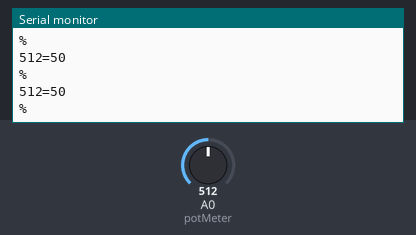
Bench run of a sketch on a simulated Arduino Uno, built with avr-gcc and run on an emulated ATmega328P. Parts: the last lines printed to the serial monitor. The inputs (shaded band) are chosen by the test bench; at power-on: A0 (potMeter) = 512.

Above: at 1.2 s.
1.3 s: A0 (potMeter) set to 716
At 2.3 s:
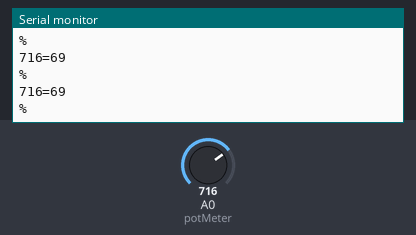
2.8 s: A0 (potMeter) set to 900
At 3.5 s:
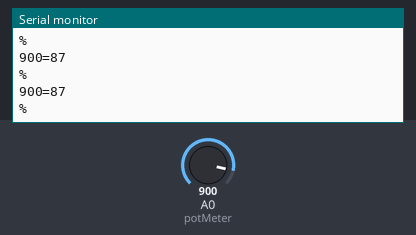
Timing chart, 0 to 5.8 s (numbered marks = the images above; inputs shaded):
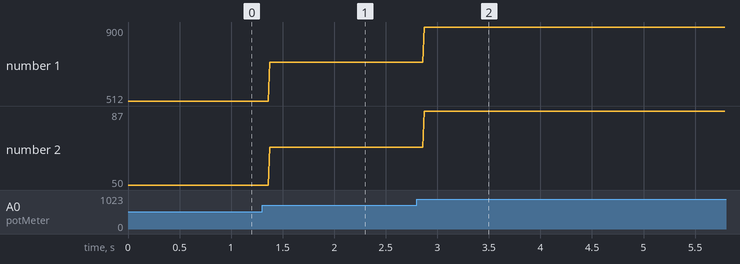

The sketch:

sketch_sep17a.ino
```cpp
int potMeter=A0;
void setup(void) {
  // put your setup code here, to run once:
  pinMode(potMeter,INPUT);
  Serial.begin(9600);

}

void loop(void) {
  // put your main code here, to run repeatedly:
  int value=analogRead(potMeter);
  int mapValue=map(value,0,1023,0,100);
  Serial.print(value);
  Serial.print("=");
  Serial.println(mapValue);
  Serial.println("%");
}
```

Measured:
- after the input at 1.3 s, the serial monitor: prints a new line after 0.07 s (image 1)
- after the input at 2.8 s, the serial monitor: prints a new line after 0.07 s (image 2)
- plotted number 1: 512 → 716 after the input at 1.3 s, 716 → 900 after the input at 2.8 s
- plotted number 2: 50 → 69 after the input at 1.3 s, 69 → 87 after the input at 2.8 s
